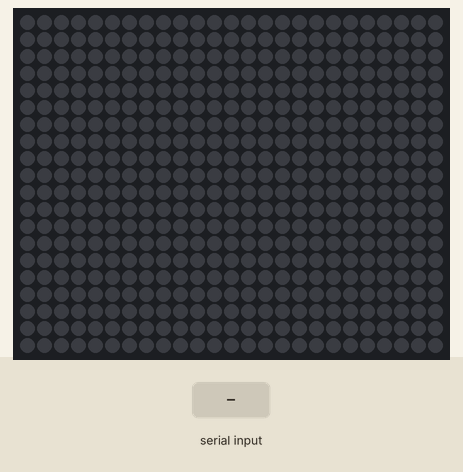
This sketch was run on a simulated ESP32. On the bench: 25×20 RGB LED matrix (first LED top left, wired row by row). Inputs (shaded band) come from the test bench. Nothing arrives over Bluetooth unless stated; what the sketch prints to the serial monitor is not drawn.

Above: at 1.2 s.
1.3 s: "1" received over the second serial link
At 2.0 s:
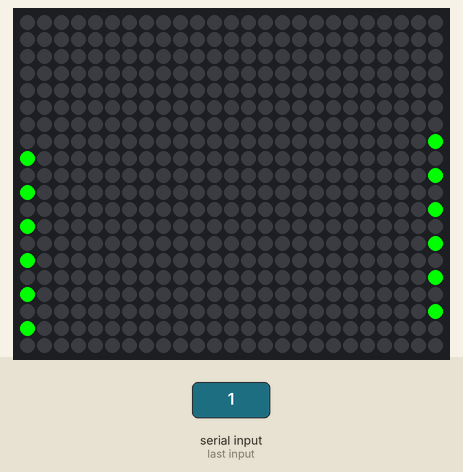
2.9 s: "2" received over the second serial link
At 4.3 s:
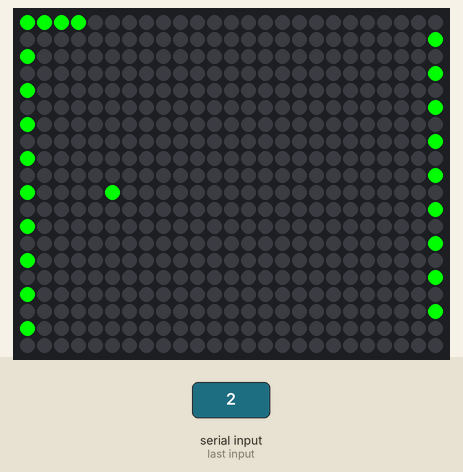
Timing chart, 0 to 5.9 s (numbered marks = the images above; inputs shaded):
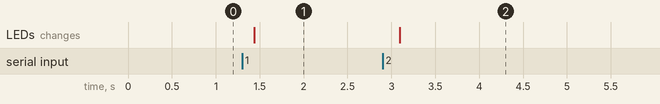

Measured:
- after the input at 1.3 s, the LEDs: change after 0.14 s (image 1)
- after the input at 2.9 s, the LEDs: change after 0.20 s (image 2)

The sketch:

bar_movement_test.ino
```cpp
#include "BluetoothSerial.h"

// pixels headers and such
#include <Adafruit_NeoPixel.h>
#ifdef __AVR__
 #include <avr/power.h> // Required for 16 MHz Adafruit Trinket
#endif

// Which pin on the Arduino is connected to the NeoPixels?
#define PIN        4 // On Trinket or Gemma, suggest changing this to 1

// How many NeoPixels are attached to the Arduino?
#define NUMPIXELS 500 // Popular NeoPixel wall size

// define the led  xwall size
#define WallWidth 25
#define WallHeight 20
int WallSize = WallWidth*WallHeight;
int BarSize = WallHeight/4;

// inititalize button input var.
char Choice;

Adafruit_NeoPixel pixels(NUMPIXELS, PIN, NEO_GRB + NEO_KHZ800);
#define DELAYVAL 2000 // Time (in milliseconds) to pause between pixels

#if !defined(CONFIG_BT_ENABLED) || !defined(CONFIG_BLUEDROID_ENABLED)
#error Bluetooth is not enabled! Please run `make menuconfig` to and enable it
#endif

BluetoothSerial SerialBT;

// What this does + maybe descr of inputs
void rightBar(int top, int g=0, int r=255, int b=0){
  int ColArray[WallHeight];
  int colnum = WallWidth - 1; // column number of the bar's location

  // Storing all the led addresses in an array
  for(int k=0; k<=WallHeight; k+=2){
    ColArray[k+1] = (colnum+(k*WallWidth));
    ColArray[k] = ColArray[k+1]-(2*colnum+1);
  }

  // Turning the bar on
  for (int h=top; h>top-BarSize; h--){
    pixels.setPixelColor(ColArray[h], pixels.Color(g, r, b));
  }
  pixels.show();   // Send the updated pixel colors to the hardware.
}

// What this does + maybe descr of inputs
void leftBar(int top, int g=0, int r=255, int b=0){
  int ColArray[WallHeight];
  int colnum = 0; // Left bar is always at column 0

  // Storing all the led addresses in an array
  for(int k=0; k<=WallHeight; k+=2){
    ColArray[k+1] = (colnum+(k*WallWidth));
    ColArray[k] = ColArray[k+1]-(2*colnum+1);
  }

  // Turning the bar on
  for (int h=top; h>top-BarSize; h--){
    pixels.setPixelColor(ColArray[h], pixels.Color(g, r, b));
  }
  pixels.show();   // Send the updated pixel colors to the hardware.
}

void setup() {
pixels.begin(); // INITIALIZE NeoPixel strip object (REQUIRED)

Serial.begin(115200);
SerialBT.begin("ESP32test2"); //Bluetooth device name
Serial.print("The device started, now you can pair it with bluetooth!");

// setup pixels
} // end function


void loop() {
  if (Serial.available()) {
    Serial.read();
    }
  if (SerialBT.available()) {
    Choice = SerialBT.read();
    if (Choice == '1') {
      for (int up=((WallHeight/2)+2); up<=WallHeight; up++){
        leftBar(up);
      }
    }
    if (Choice == '2') {
      for (int down=((WallHeight/2)+2); down>=0; down--){
        leftBar(down);
        }
      }

    if (Choice == '3') {
      for (int upr=((WallHeight/2)+2); upr<=WallHeight; upr++){
        rightBar(upr);
      }
    }

    if (Choice == '4') {
      for (int downr=((WallHeight/2)+2); downr>=0; downr--){
        rightBar(downr);
        }
      }
  }
}
```
